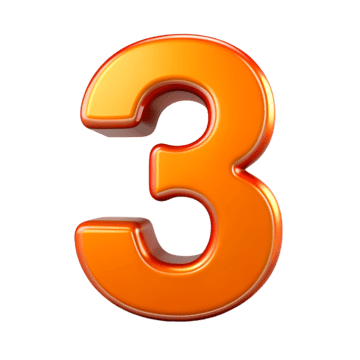
#> input picture BTest_3.png, 360 x 360 px; its folder holds only this picture in this run
$ python code.py
#> lines starting #> are read from the running program, lines starting #| are printed output that depends on the picture; after the words box and inside, x2 and y2 are one past the last pixel; in counts of white or black regions, pixels touching at a corner belong together
import os
from PIL import Image

threshold = 128

for file in os.listdir("."):

    if file.endswith(".png") or file.endswith(".jpg"):

        img = Image.open(file)
#> img is the input picture: PIL image 360x360 P; mean R, G, B, A 70.8, 36.8, 9.5, 76.4

        # grayscale
        gray = img.convert("L")
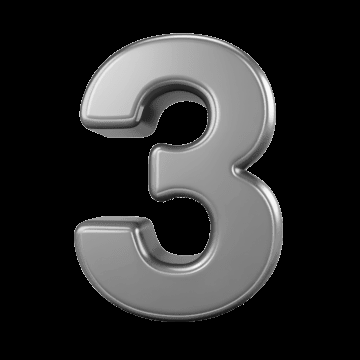
#> gray: PIL image 360x360 L; min 0, max 250, mean 43.8

        # binarisation
        binary = gray.point(lambda x: 255 if x > threshold else 0)
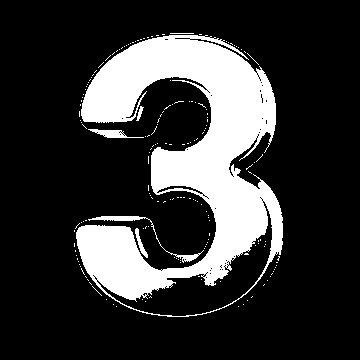
#> binary: PIL image 360x360 L; 21% white; 173 white regions (167 under 20 px), largest, box (x1, y1, x2, y2) and area: (76, 35, 283, 317) 25985, (88, 216, 204, 263) 382, (88, 129, 144, 138) 227, (135, 228, 148, 258) 120, (136, 106, 144, 121) 49, (170, 33, 194, 34) 24

        # sauvegarde
        binary.save("binary_" + file)

        print(f"{file} -> binary_{file}")
